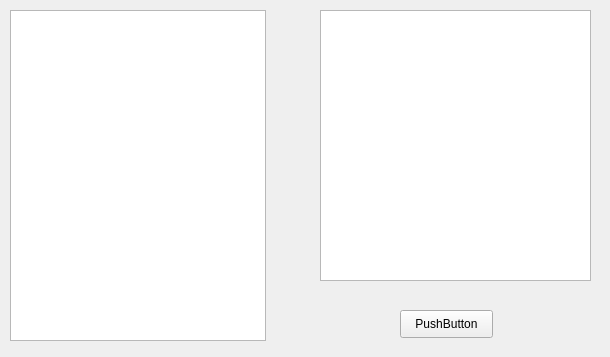
<?xml version="1.0" encoding="UTF-8"?>
<ui version="4.0">
 <class>flatTreeModelTest</class>
 <widget class="QWidget" name="flatTreeModelTest">
  <property name="geometry">
   <rect>
    <x>0</x>
    <y>0</y>
    <width>610</width>
    <height>357</height>
   </rect>
  </property>
  <property name="windowTitle">
   <string>Form</string>
  </property>
  <widget class="QTreeView" name="treeView">
   <property name="geometry">
    <rect>
     <x>10</x>
     <y>10</y>
     <width>256</width>
     <height>331</height>
    </rect>
   </property>
  </widget>
  <widget class="QListView" name="listView">
   <property name="geometry">
    <rect>
     <x>320</x>
     <y>10</y>
     <width>271</width>
     <height>271</height>
    </rect>
   </property>
  </widget>
  <widget class="QPushButton" name="pushButton">
   <property name="geometry">
    <rect>
     <x>400</x>
     <y>310</y>
     <width>93</width>
     <height>28</height>
    </rect>
   </property>
   <property name="text">
    <string>PushButton</string>
   </property>
  </widget>
 </widget>
 <resources/>
 <connections/>
</ui>
